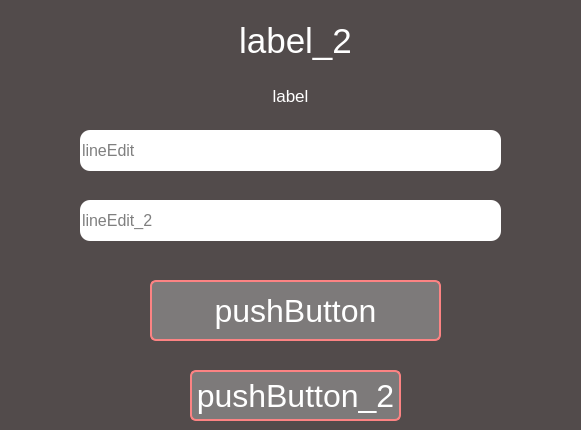
<?xml version="1.0" encoding="UTF-8"?>
<ui version="4.0">
 <class>MainWindow</class>
 <widget class="QMainWindow" name="MainWindow">
  <property name="geometry">
   <rect>
    <x>0</x>
    <y>0</y>
    <width>581</width>
    <height>430</height>
   </rect>
  </property>
  <property name="windowTitle">
   <string>MainWindow</string>
  </property>
  <property name="styleSheet">
   <string notr="true">background-color: #524b4b;</string>
  </property>
  <widget class="QWidget" name="centralwidget">
   <widget class="QPushButton" name="pushButton">
    <property name="geometry">
     <rect>
      <x>150</x>
      <y>280</y>
      <width>291</width>
      <height>61</height>
     </rect>
    </property>
    <property name="font">
     <font>
      <pointsize>24</pointsize>
     </font>
    </property>
    <property name="styleSheet">
     <string notr="true">QPushButton{
	border-radius: 6px;
	background-color: #7d7a7a;
	border: 2px solid #fc8383;
	color: white;
}

QPushButton::hover{
	border-radius: 6px;
	background-color: #fc8383;
	color: black;
}

QPushButton::pressed{
	border-radius: 6px;
	background-color: #ff4545;
	color: black;
}
</string>
    </property>
    <property name="text">
     <string>pushButton</string>
    </property>
   </widget>
   <widget class="QLabel" name="label">
    <property name="geometry">
     <rect>
      <x>20</x>
      <y>80</y>
      <width>541</width>
      <height>31</height>
     </rect>
    </property>
    <property name="font">
     <font>
      <pointsize>13</pointsize>
     </font>
    </property>
    <property name="layoutDirection">
     <enum>Qt::LeftToRight</enum>
    </property>
    <property name="styleSheet">
     <string notr="true">color: white;</string>
    </property>
    <property name="text">
     <string>label</string>
    </property>
    <property name="alignment">
     <set>Qt::AlignCenter</set>
    </property>
   </widget>
   <widget class="QLabel" name="label_2">
    <property name="geometry">
     <rect>
      <x>140</x>
      <y>20</y>
      <width>311</width>
      <height>41</height>
     </rect>
    </property>
    <property name="font">
     <font>
      <pointsize>26</pointsize>
     </font>
    </property>
    <property name="layoutDirection">
     <enum>Qt::LeftToRight</enum>
    </property>
    <property name="styleSheet">
     <string notr="true">color: white;</string>
    </property>
    <property name="text">
     <string>label_2</string>
    </property>
    <property name="alignment">
     <set>Qt::AlignCenter</set>
    </property>
   </widget>
   <widget class="QLineEdit" name="lineEdit">
    <property name="geometry">
     <rect>
      <x>80</x>
      <y>130</y>
      <width>421</width>
      <height>41</height>
     </rect>
    </property>
    <property name="font">
     <font>
      <pointsize>12</pointsize>
     </font>
    </property>
    <property name="styleSheet">
     <string notr="true">border-radius: 10px;
background-color: white;
color: black;</string>
    </property>
    <property name="text">
     <string/>
    </property>
    <property name="placeholderText">
     <string>lineEdit</string>
    </property>
   </widget>
   <widget class="QLineEdit" name="lineEdit_2">
    <property name="geometry">
     <rect>
      <x>80</x>
      <y>200</y>
      <width>421</width>
      <height>41</height>
     </rect>
    </property>
    <property name="font">
     <font>
      <pointsize>12</pointsize>
     </font>
    </property>
    <property name="styleSheet">
     <string notr="true">border-radius: 10px;
background-color: white;
color: black;</string>
    </property>
    <property name="placeholderText">
     <string>lineEdit_2</string>
    </property>
   </widget>
   <widget class="QPushButton" name="pushButton_2">
    <property name="geometry">
     <rect>
      <x>190</x>
      <y>370</y>
      <width>211</width>
      <height>51</height>
     </rect>
    </property>
    <property name="font">
     <font>
      <pointsize>24</pointsize>
     </font>
    </property>
    <property name="styleSheet">
     <string notr="true">QPushButton{
	border-radius: 6px;
	background-color: #7d7a7a;
	border: 2px solid #fc8383;
	color: white;
}

QPushButton::hover{
	border-radius: 6px;
	background-color: #fc8383;
	color: black;
}

QPushButton::pressed{
	border-radius: 6px;
	background-color: #ff4545;
	color: black;
}
</string>
    </property>
    <property name="text">
     <string>pushButton_2</string>
    </property>
   </widget>
  </widget>
 </widget>
 <resources/>
 <connections/>
</ui>
